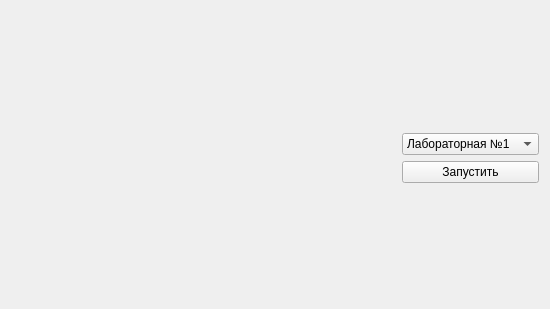
<?xml version="1.0" encoding="UTF-8"?>
<ui version="4.0">
 <class>MainWindow</class>
 <widget class="QWidget" name="MainWindow">
  <property name="geometry">
   <rect>
    <x>0</x>
    <y>0</y>
    <width>550</width>
    <height>309</height>
   </rect>
  </property>
  <property name="windowTitle">
   <string>ИиУВМ</string>
  </property>
  <layout class="QGridLayout" name="gridLayout" columnstretch="4,0">
   <item row="2" column="1">
    <widget class="QPushButton" name="pushButtonStart">
     <property name="sizePolicy">
      <sizepolicy hsizetype="Preferred" vsizetype="Fixed">
       <horstretch>0</horstretch>
       <verstretch>0</verstretch>
      </sizepolicy>
     </property>
     <property name="text">
      <string>Запустить</string>
     </property>
    </widget>
   </item>
   <item row="3" column="1">
    <spacer name="verticalSpacer_2">
     <property name="orientation">
      <enum>Qt::Orientation::Vertical</enum>
     </property>
     <property name="sizeHint" stdset="0">
      <size>
       <width>20</width>
       <height>40</height>
      </size>
     </property>
    </spacer>
   </item>
   <item row="0" column="0" rowspan="4">
    <widget class="QLabel" name="labelMovie">
     <property name="text">
      <string/>
     </property>
     <property name="scaledContents">
      <bool>false</bool>
     </property>
    </widget>
   </item>
   <item row="1" column="1">
    <widget class="QComboBox" name="comboBoxLabSelect">
     <item>
      <property name="text">
       <string>Лабораторная №1</string>
      </property>
     </item>
     <item>
      <property name="text">
       <string>Лабораторная №2</string>
      </property>
     </item>
     <item>
      <property name="text">
       <string>Лабораторная №3</string>
      </property>
     </item>
    </widget>
   </item>
   <item row="0" column="1">
    <spacer name="verticalSpacer">
     <property name="orientation">
      <enum>Qt::Orientation::Vertical</enum>
     </property>
     <property name="sizeHint" stdset="0">
      <size>
       <width>20</width>
       <height>40</height>
      </size>
     </property>
    </spacer>
   </item>
  </layout>
 </widget>
 <resources>
  <include location="../../resources/resources.qrc"/>
 </resources>
 <connections/>
</ui>
